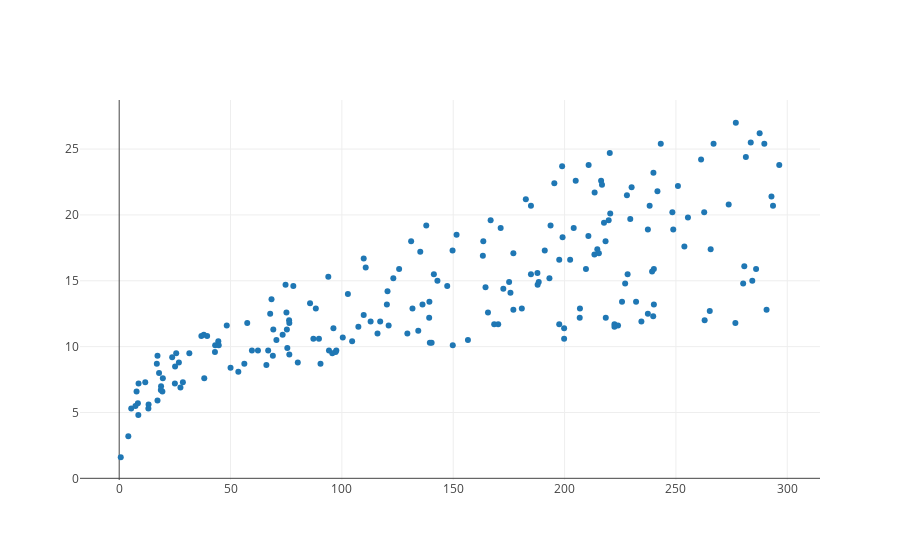

Here is the notebook cell this chart was saved with:
### Markdown cell above
#### Visualizations using plotly

We'll repeat the same with another library called plotly. This is an interactive plotting library.

### Code cell
import plotly.plotly as py
from plotly.offline import download_plotlyjs, init_notebook_mode, plot, iplot
import plotly.graph_objs as go

# Create a trace
trace = go.Scatter(
    x = advertising.TV,
    y = advertising.Sales,
    mode = 'markers'
)

data = [trace]

# Plot and embed in ipython notebook!
iplot(data, filename='basic-scatter')

### Figure 1 — Plotly figure (JSON) as saved in the notebook; plotly's stock layout.template omitted (floating-point values rounded to 4 significant figures; data arrays with more than 128 entries replaced by an {"elided": "..."} marker saying what was removed)
{"data": [{"mode": "markers", "type": "scatter", "uid": "9a3ea30a-771f-42a1-940f-23d471b2d488", "x": {"elided": "200 float values"}, "y": {"elided": "200 float values"}}], "layout": {}}
